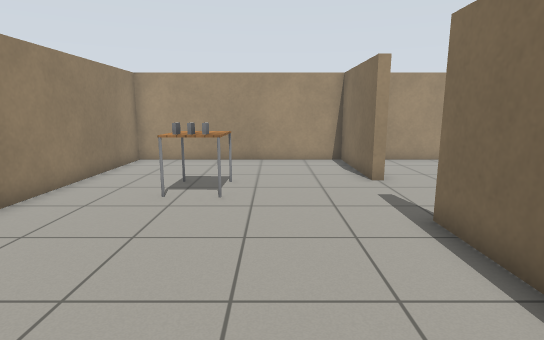
View 1 (above)

14 first-person views from a walk through a Gazebo world. The camera is 1.1 m above the floor, tilts 10° down and sees 80° across. The floor is counted in squares, 0.5 m on a side. Each view is taken from the middle of a square. On the plan, view 1 faces up. The plan holds only what a view shows up to about 18 squares ahead; the rest is blank. The robots in the file are not drawn. Gazebo's built-in surfaces are drawn with simple patterns. Some stock models are drawn as simple stand-ins.

View 2
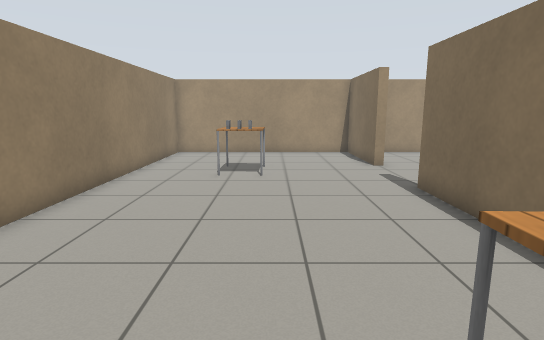

View 3
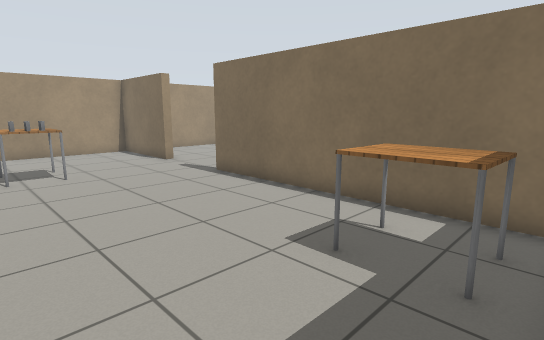

View 4
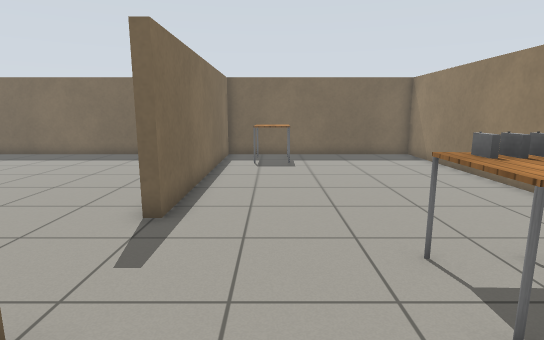

View 5
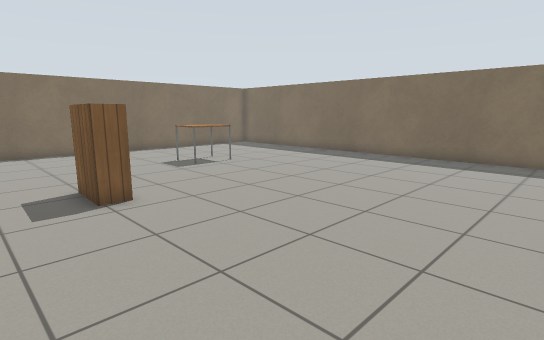

View 6
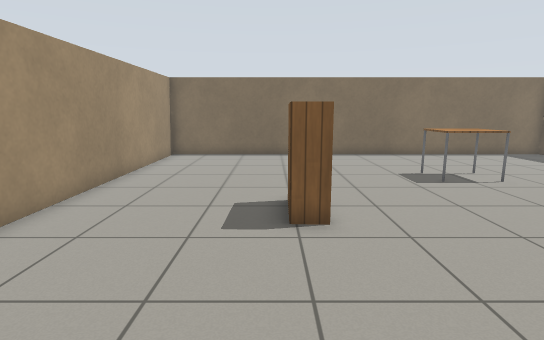

View 7
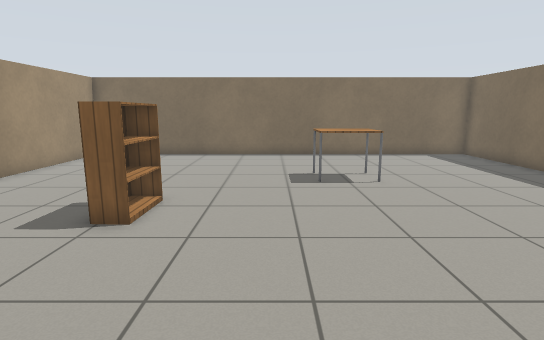

View 8
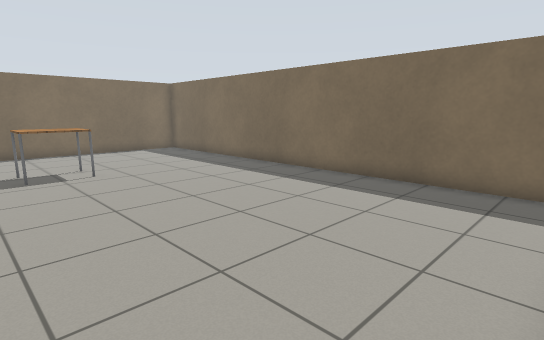

View 9
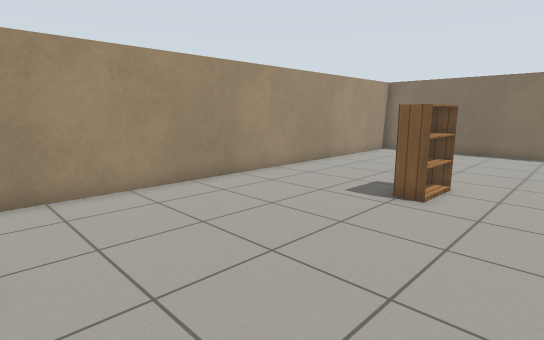

View 10
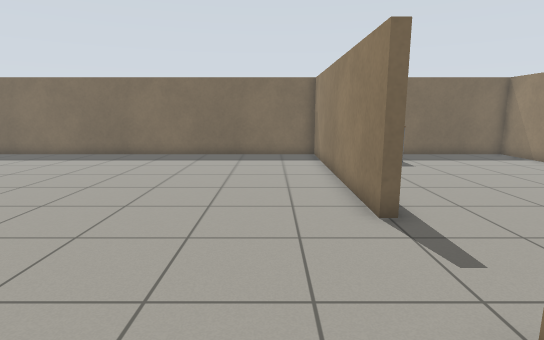

View 11
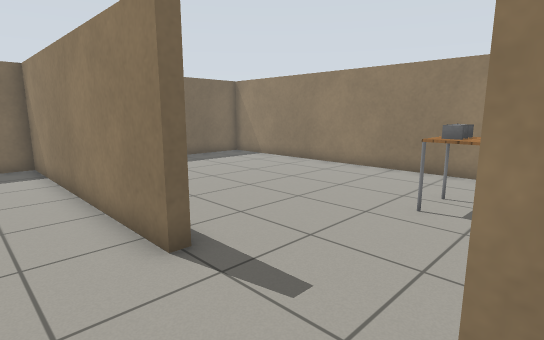

View 12
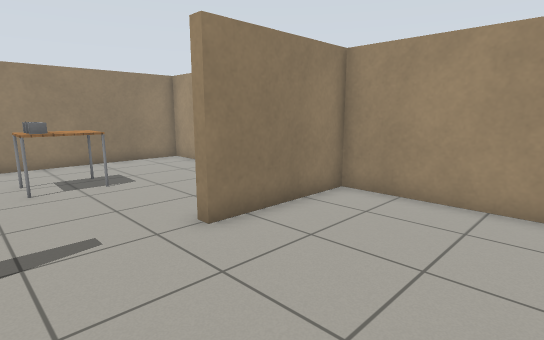

View 13
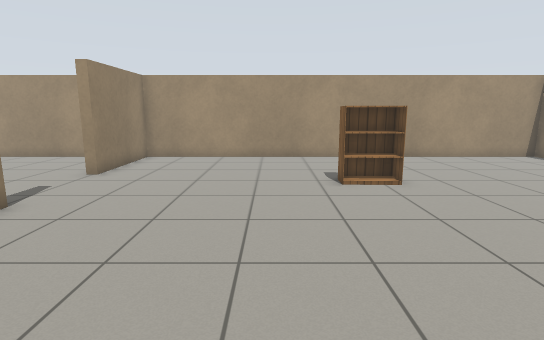

View 14
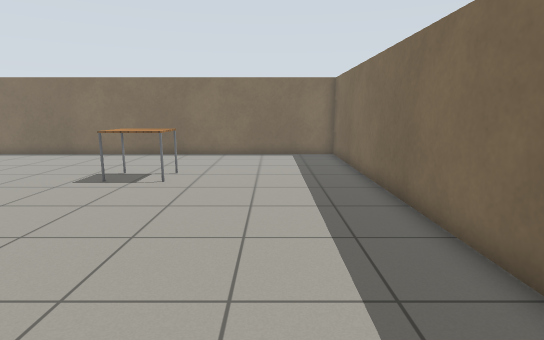

### Floor plan
Points are (right, up) in squares from view 1. A wall is a line through its corners. A room is listed if a view was taken in it or the views show most of it. See-through windows are left out.
Room 1 (views 1, 2, 3, 4)
walls: (3.7, 10.5) (3.3, 10.5) (3.3, 15.3) (-6.3, 15.3) (-6.3, -4.3) (3.3, -4.3) (3.3, 6.4)
ways out: opening at (3, 8.5) to room 2
objects: book (-3, 9); table (-3, 10) to (-2, 10); book (-2, 9); table (0, -3) to (2, -1)
Room 2 (views 5, 6, 7, 8, 9, 10, 11, 12, 13, 14)
walls: (3.3, 6.4) (3.7, 6.4) (3.7, -4.3) (23.3, -4.3) (23.3, 15.3) (3.7, 15.3) (3.7, 10.5)
ways out: opening at (3, 8.5) to room 1
objects: bookshelf (12, 9) to (14, 9); table (17, 3) to (18, 4)

Where each view was taken, in squares from view 1:
view 1: 0 up, 0 right, facing up
view 2: 3 down, 1 left, facing up
view 3: 4 down, 4 left, facing up-right
view 4: 13 up, 1 right, facing down
view 5: 12 up, 4 right, facing down-right
view 6: 10 up, 6 right, facing right
view 7: 6 up, 6 right, facing right
view 8: 6 up, 4 right, facing down-right
view 9: 6 up, 4 right, facing up-right
view 10: 13 up, 6 right, facing down
view 11: 11 up, 6 right, facing down-left
view 12: 7 up, 9 right, facing up-left
view 13: 1 down, 10 right, facing up
view 14: 1 down, 6 right, facing right
